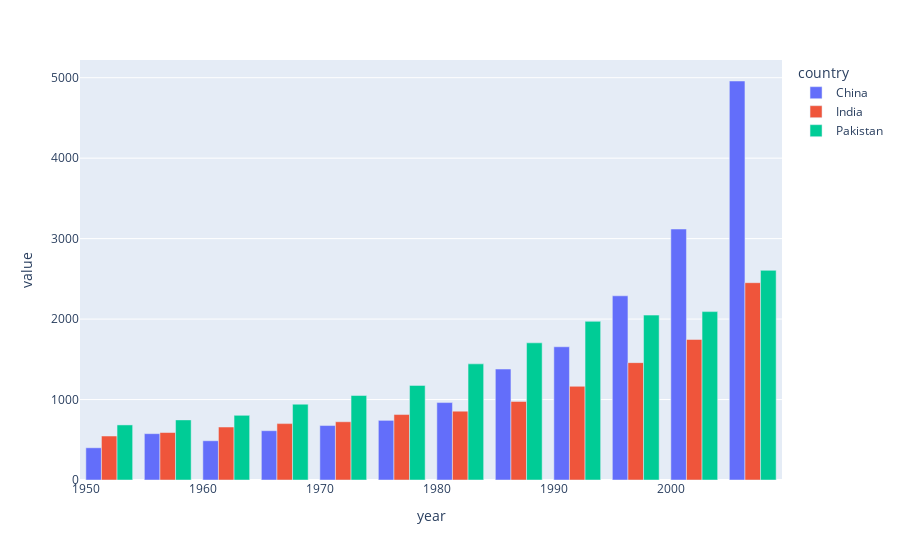

Notebook source saved alongside this figure:
### Code cell
temp= gap[gap['country'].isin(['India' , 'China' , 'Pakistan'])].pivot(index='year' , columns='country' , values='gdpPercap')

temp
px.bar(temp, x=temp.index , y=temp.columns, barmode='group')

### Figure 1 — Plotly figure (JSON) as saved in the notebook; plotly's stock layout.template omitted (floating-point values rounded to 4 significant figures)
{"data": [{"alignmentgroup": "True", "hovertemplate": "country=China<br>year=%{x}<br>value=%{y}<extra></extra>", "legendgroup": "China", "marker": {"color": "#636efa", "pattern": {"shape": ""}}, "name": "China", "offsetgroup": "China", "orientation": "v", "showlegend": true, "textposition": "auto", "type": "bar", "x": [1952, 1957, 1962, 1967, 1972, 1977, 1982, 1987, 1992, 1997, 2002, 2007], "xaxis": "x", "y": [400.4, 576.0, 487.7, 612.7, 676.9, 741.2, 962.4, 1379.0, 1656.0, 2289.0, 3119.0, 4959.0], "yaxis": "y"}, {"alignmentgroup": "True", "hovertemplate": "country=India<br>year=%{x}<br>value=%{y}<extra></extra>", "legendgroup": "India", "marker": {"color": "#EF553B", "pattern": {"shape": ""}}, "name": "India", "offsetgroup": "India", "orientation": "v", "showlegend": true, "textposition": "auto", "type": "bar", "x": [1952, 1957, 1962, 1967, 1972, 1977, 1982, 1987, 1992, 1997, 2002, 2007], "xaxis": "x", "y": [546.6, 590.1, 658.3, 700.8, 724.0, 813.3, 855.7, 976.5, 1164.0, 1459.0, 1747.0, 2452.0], "yaxis": "y"}, {"alignmentgroup": "True", "hovertemplate": "country=Pakistan<br>year=%{x}<br>value=%{y}<extra></extra>", "legendgroup": "Pakistan", "marker": {"color": "#00cc96", "pattern": {"shape": ""}}, "name": "Pakistan", "offsetgroup": "Pakistan", "orientation": "v", "showlegend": true, "textposition": "auto", "type": "bar", "x": [1952, 1957, 1962, 1967, 1972, 1977, 1982, 1987, 1992, 1997, 2002, 2007], "xaxis": "x", "y": [684.6, 747.1, 803.3, 942.4, 1050.0, 1176.0, 1443.0, 1705.0, 1972.0, 2049.0, 2093.0, 2606.0], "yaxis": "y"}], "layout": {"barmode": "group", "legend": {"title": {"text": "country"}, "tracegroupgap": 0}, "margin": {"t": 60}, "xaxis": {"anchor": "y", "domain": [0, 1], "title": {"text": "year"}}, "yaxis": {"anchor": "x", "domain": [0, 1], "title": {"text": "value"}}}}
